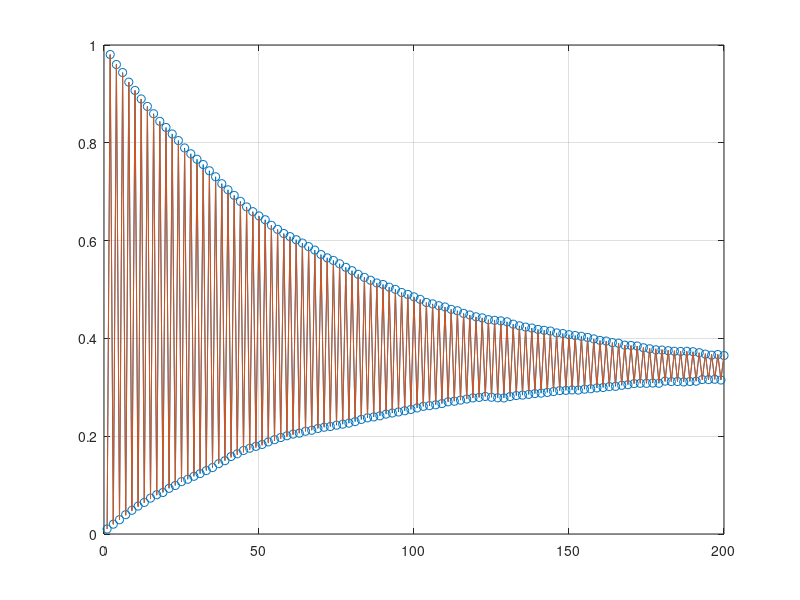

Here is the MATLAB script that generated this plot:
clear all;
close all;

a = 0.99;




T = 200;

%%%%%%%%%%%%%%%%%%%%%%% N = 100
N = 100;
x = ones(1,N);
for t = 1:T
    r = rand(1,N);
    xtemp = x;
    x(find(xtemp == 1 & r<a)) = 2; % 1 -> 2
    
    x(find(xtemp == 2 & r<a)) = 1; % 2 -> 1
    x(find(xtemp == 2 & r>=a)) = 3;  % 2 -> 3
    
    x(find(xtemp == 3 & r>=a)) = 2;  % 3 -> 2

    frac(t) = sum(x==1)/N;
end

%%%%%%%%%%%%%%%%%%%%%%% N = 1000
N = 1000;
x = ones(1,N);
for t = 1:T
    r = rand(1,N);
    xtemp = x;
    x(find(xtemp == 1 & r<a)) = 2; % 1 -> 2
    
    x(find(xtemp == 2 & r<a)) = 1; % 2 -> 1
    x(find(xtemp == 2 & r>=a)) = 3;  % 2 -> 3
    
    x(find(xtemp == 3 & r>=a)) = 2;  % 3 -> 2

    frac(t) = sum(x==1)/N;
end

%%%%%%%%%%%%%%%%%%%%%%% N = 10000
N = 10000;
x = ones(1,N);
for t = 1:T
    r = rand(1,N);
    xtemp = x;
    x(find(xtemp == 1 & r<a)) = 2; % 1 -> 2
    
    x(find(xtemp == 2 & r<a)) = 1; % 2 -> 1
    x(find(xtemp == 2 & r>=a)) = 3;  % 2 -> 3
    
    x(find(xtemp == 3 & r>=a)) = 2;  % 3 -> 2

    frac(t) = sum(x==1)/N;
end

plot(frac,'o-')
grid on;
box on;

te = 1:T;
theory = 1/3 + (0.70530)^2*(-0.985038).^te + (0.41135)^2*(0.985038).^te;

hold on
plot(theory)
